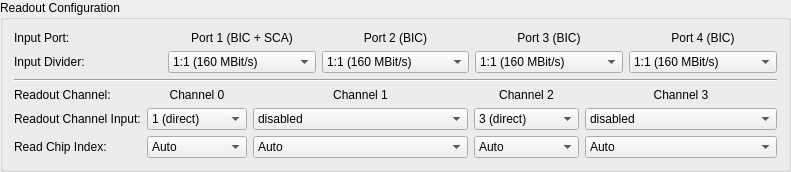
      <widget class="QGroupBox" name="groupBox">
       <property name="title">
        <string>Readout Configuration</string>
       </property>
       <layout class="QVBoxLayout" name="verticalLayout_6">
        <item>
         <layout class="QGridLayout" name="gridLayout">
          <item row="1" column="1">
           <widget class="QComboBox" name="inp0div">
            <property name="toolTip">
             <string>&lt;html&gt;&lt;head/&gt;&lt;body&gt;&lt;p align=&quot;center&quot;&gt;&lt;span style=&quot; font-size:12pt;&quot;&gt;Input Divider Settings&lt;/span&gt;&lt;/p&gt;&lt;p&gt;The input divider of each port should be set to the data rate you expect from the FE connected to that port. In general, this should be set to 1:1, enabling 160 MBit/s transmission. If your chips are transmitting at different data rates, for example for multiplexing applications, configure the input divider to use that value.&lt;/p&gt;&lt;p&gt;For example, if you receive the data of four chips, each transmitting at 40 Mbit/s, multiplexed and sent to port 1 only, set the input divider to 1:4 (40 MBit/s).&lt;/p&gt;&lt;/body&gt;&lt;/html&gt;</string>
            </property>
            <item>
             <property name="text">
              <string>1:1 (160 MBit/s)</string>
             </property>
            </item>
            <item>
             <property name="text">
              <string>1:2 (80 MBit/s)</string>
             </property>
            </item>
            <item>
             <property name="text">
              <string>1:4 (40 MBit/s)</string>
             </property>
            </item>
           </widget>
          </item>
          <item row="1" column="2">
           <widget class="QComboBox" name="inp1div">
            <property name="toolTip">
             <string>&lt;html&gt;&lt;head/&gt;&lt;body&gt;&lt;p align=&quot;center&quot;&gt;&lt;span style=&quot; font-size:12pt;&quot;&gt;Input Divider Settings&lt;/span&gt;&lt;/p&gt;&lt;p&gt;The input divider of each port should be set to the data rate you expect from the FE connected to that port. In general, this should be set to 1:1, enabling 160 MBit/s transmission. If your chips are transmitting at different data rates, for example for multiplexing applications, configure the input divider to use that value.&lt;/p&gt;&lt;p&gt;For example, if you receive the data of four chips, each transmitting at 40 Mbit/s, multiplexed and sent to port 1 only, set the input divider to 1:4 (40 MBit/s).&lt;/p&gt;&lt;/body&gt;&lt;/html&gt;</string>
            </property>
            <item>
             <property name="text">
              <string>1:1 (160 MBit/s)</string>
             </property>
            </item>
            <item>
             <property name="text">
              <string>1:2 (80 MBit/s)</string>
             </property>
            </item>
            <item>
             <property name="text">
              <string>1:4 (40 MBit/s)</string>
             </property>
            </item>
           </widget>
          </item>
          <item row="1" column="3">
           <widget class="QComboBox" name="inp2div">
            <property name="toolTip">
             <string>&lt;html&gt;&lt;head/&gt;&lt;body&gt;&lt;p align=&quot;center&quot;&gt;&lt;span style=&quot; font-size:12pt;&quot;&gt;Input Divider Settings&lt;/span&gt;&lt;/p&gt;&lt;p&gt;The input divider of each port should be set to the data rate you expect from the FE connected to that port. In general, this should be set to 1:1, enabling 160 MBit/s transmission. If your chips are transmitting at different data rates, for example for multiplexing applications, configure the input divider to use that value.&lt;/p&gt;&lt;p&gt;For example, if you receive the data of four chips, each transmitting at 40 Mbit/s, multiplexed and sent to port 1 only, set the input divider to 1:4 (40 MBit/s).&lt;/p&gt;&lt;/body&gt;&lt;/html&gt;</string>
            </property>
            <item>
             <property name="text">
              <string>1:1 (160 MBit/s)</string>
             </property>
            </item>
            <item>
             <property name="text">
              <string>1:2 (80 MBit/s)</string>
             </property>
            </item>
            <item>
             <property name="text">
              <string>1:4 (40 MBit/s)</string>
             </property>
            </item>
           </widget>
          </item>
          <item row="1" column="4">
           <widget class="QComboBox" name="inp3div">
            <property name="toolTip">
             <string>&lt;html&gt;&lt;head/&gt;&lt;body&gt;&lt;p align=&quot;center&quot;&gt;&lt;span style=&quot; font-size:12pt;&quot;&gt;Input Divider Settings&lt;/span&gt;&lt;/p&gt;&lt;p&gt;The input divider of each port should be set to the data rate you expect from the FE connected to that port. In general, this should be set to 1:1, enabling 160 MBit/s transmission. If your chips are transmitting at different data rates, for example for multiplexing applications, configure the input divider to use that value.&lt;/p&gt;&lt;p&gt;For example, if you receive the data of four chips, each transmitting at 40 Mbit/s, multiplexed and sent to port 1 only, set the input divider to 1:4 (40 MBit/s).&lt;/p&gt;&lt;/body&gt;&lt;/html&gt;</string>
            </property>
            <item>
             <property name="text">
              <string>1:1 (160 MBit/s)</string>
             </property>
            </item>
            <item>
             <property name="text">
              <string>1:2 (80 MBit/s)</string>
             </property>
            </item>
            <item>
             <property name="text">
              <string>1:4 (40 MBit/s)</string>
             </property>
            </item>
           </widget>
          </item>
          <item row="0" column="1">
           <widget class="QLabel" name="label_ch1">
            <property name="text">
             <string>Port 1 (BIC + SCA)</string>
            </property>
            <property name="alignment">
             <set>Qt::AlignCenter</set>
            </property>
           </widget>
          </item>
          <item row="0" column="2">
           <widget class="QLabel" name="label_ch2">
            <property name="text">
             <string>Port 2 (BIC)</string>
            </property>
            <property name="alignment">
             <set>Qt::AlignCenter</set>
            </property>
           </widget>
          </item>
          <item row="0" column="3">
           <widget class="QLabel" name="label_ch3">
            <property name="text">
             <string>Port 3 (BIC)</string>
            </property>
            <property name="alignment">
             <set>Qt::AlignCenter</set>
            </property>
           </widget>
          </item>
          <item row="0" column="4">
           <widget class="QLabel" name="label_ch4">
            <property name="text">
             <string>Port 4 (BIC)</string>
            </property>
            <property name="alignment">
             <set>Qt::AlignCenter</set>
            </property>
           </widget>
          </item>
          <item row="0" column="0">
           <widget class="QLabel" name="label_15">
            <property name="text">
             <string>Input Port:</string>
            </property>
           </widget>
          </item>
          <item row="1" column="0">
           <widget class="QLabel" name="label_19">
            <property name="text">
             <string>Input Divider:</string>
            </property>
           </widget>
          </item>
         </layout>
        </item>
        <item>
         <widget class="Line" name="line">
          <property name="orientation">
           <enum>Qt::Horizontal</enum>
          </property>
         </widget>
        </item>
        <item>
         <layout class="QGridLayout" name="gridLayout_2">
          <item row="1" column="1">
           <widget class="QComboBox" name="roch0inp">
            <property name="toolTip">
             <string>&lt;html&gt;&lt;head/&gt;&lt;body&gt;&lt;p align=&quot;center&quot;&gt;&lt;span style=&quot; font-size:12pt;&quot;&gt;Readout Channel Input&lt;/span&gt;&lt;/p&gt;&lt;p&gt;The readout channel input selector is used to enable or disable channels and to configure demultiplexing. For normal operation, all channels should be set to '&amp;lt;channel number&amp;gt; (direct)'. If channels are not in used, they can be explicitly disabled, which disables some features of this channels, which may otherwise result in error reports, as data is expected on these channels, but none was received.&lt;/p&gt;&lt;/body&gt;&lt;/html&gt;</string>
            </property>
            <property name="currentIndex">
             <number>1</number>
            </property>
            <item>
             <property name="text">
              <string>disabled</string>
             </property>
            </item>
            <item>
             <property name="text">
              <string>1 (direct)</string>
             </property>
            </item>
           </widget>
          </item>
          <item row="1" column="2">
           <widget class="QComboBox" name="roch1inp">
            <property name="toolTip">
             <string>&lt;html&gt;&lt;head/&gt;&lt;body&gt;&lt;p align=&quot;center&quot;&gt;&lt;span style=&quot; font-size:12pt;&quot;&gt;Readout Channel Input&lt;/span&gt;&lt;/p&gt;&lt;p&gt;The readout channel input selector is used to enable or disable channels and to configure demultiplexing. For normal operation, all channels should be set to '&amp;lt;channel number&amp;gt; (direct)'. If channels are not in used, they can be explicitly disabled, which disables some features of this channels, which may otherwise result in error reports, as data is expected on these channels, but none was received.&lt;/p&gt;&lt;/body&gt;&lt;/html&gt;</string>
            </property>
            <property name="currentIndex">
             <number>0</number>
            </property>
            <item>
             <property name="text">
              <string>disabled</string>
             </property>
            </item>
            <item>
             <property name="text">
              <string>2 (direct)</string>
             </property>
            </item>
            <item>
             <property name="text">
              <string>1 (1:2, 1:4 demux @ 160 Mbit/s in)</string>
             </property>
            </item>
            <item>
             <property name="text">
              <string>1 (1:2 demux @ 80 Mbit/s in)</string>
             </property>
            </item>
           </widget>
          </item>
          <item row="1" column="3">
           <widget class="QComboBox" name="roch2inp">
            <property name="toolTip">
             <string>&lt;html&gt;&lt;head/&gt;&lt;body&gt;&lt;p align=&quot;center&quot;&gt;&lt;span style=&quot; font-size:12pt;&quot;&gt;Readout Channel Input&lt;/span&gt;&lt;/p&gt;&lt;p&gt;The readout channel input selector is used to enable or disable channels and to configure demultiplexing. For normal operation, all channels should be set to '&amp;lt;channel number&amp;gt; (direct)'. If channels are not in used, they can be explicitly disabled, which disables some features of this channels, which may otherwise result in error reports, as data is expected on these channels, but none was received.&lt;/p&gt;&lt;/body&gt;&lt;/html&gt;</string>
            </property>
            <property name="currentIndex">
             <number>1</number>
            </property>
            <item>
             <property name="text">
              <string>disabled</string>
             </property>
            </item>
            <item>
             <property name="text">
              <string>3 (direct)</string>
             </property>
            </item>
            <item>
             <property name="text">
              <string>1 (1:4 demux)</string>
             </property>
            </item>
           </widget>
          </item>
          <item row="1" column="4">
           <widget class="QComboBox" name="roch3inp">
            <property name="toolTip">
             <string>&lt;html&gt;&lt;head/&gt;&lt;body&gt;&lt;p align=&quot;center&quot;&gt;&lt;span style=&quot; font-size:12pt;&quot;&gt;Readout Channel Input&lt;/span&gt;&lt;/p&gt;&lt;p&gt;The readout channel input selector is used to enable or disable channels and to configure demultiplexing. For normal operation, all channels should be set to '&amp;lt;channel number&amp;gt; (direct)'. If channels are not in used, they can be explicitly disabled, which disables some features of this channels, which may otherwise result in error reports, as data is expected on these channels, but none was received.&lt;/p&gt;&lt;/body&gt;&lt;/html&gt;</string>
            </property>
            <property name="currentIndex">
             <number>0</number>
            </property>
            <item>
             <property name="text">
              <string>disabled</string>
             </property>
            </item>
            <item>
             <property name="text">
              <string>4 (direct)</string>
             </property>
            </item>
            <item>
             <property name="text">
              <string>3 (1:2 demux @ 160 Mbit/s in)</string>
             </property>
            </item>
            <item>
             <property name="text">
              <string>1 (1:4 demux)</string>
             </property>
            </item>
            <item>
             <property name="text">
              <string>3 (1:2 demux @ 80 Mbit/s in)</string>
             </property>
            </item>
           </widget>
          </item>
          <item row="2" column="1">
           <widget class="QComboBox" name="roch0assoc">
            <property name="toolTip">
             <string>&lt;html&gt;&lt;head/&gt;&lt;body&gt;&lt;p align=&quot;center&quot;&gt;&lt;span style=&quot; font-size:12pt;&quot;&gt;Read Chip Index Setting&lt;/span&gt;&lt;/p&gt;&lt;p&gt;This setting contains the information, which FE is connected to which BIC Port / Demux timeslot. Setting read chip index to 'Auto' makes USBpix automatically detect the correct association between the ports of the BIC or the time slot when using multiplexing and the readout channel, when using the PixScan panel. This way, during normal operation, it is not necessary to connect each FE in order to the correct BIC port. If it is set to 'Auto -&amp;gt; Save' the chip indices that were detected are statically configured after the first autodetection run.&lt;/p&gt;&lt;p&gt;When using the single-chip adapter card, this setting is disabled as only channel 1 is in use.&lt;/p&gt;&lt;p&gt;When using the burn-in adapter card, this defaults to Auto on all channels. If you wish to get the same behaviour as in previous versions, simply configure the chip indices in ascending order from left to right.&lt;/p&gt;&lt;p&gt;When using demultiplexing, setting this to 'Auto' as opposed to any other mode is highly recommended. Otherwise, tunings may fail if for some reasons the time slot association changes.&lt;/p&gt;&lt;/body&gt;&lt;/html&gt;</string>
            </property>
            <item>
             <property name="text">
              <string>Auto</string>
             </property>
            </item>
            <item>
             <property name="text">
              <string>Auto -&gt; Save</string>
             </property>
            </item>
            <item>
             <property name="text">
              <string>FE 0</string>
             </property>
            </item>
            <item>
             <property name="text">
              <string>FE 1</string>
             </property>
            </item>
            <item>
             <property name="text">
              <string>FE 2</string>
             </property>
            </item>
            <item>
             <property name="text">
              <string>FE 3</string>
             </property>
            </item>
           </widget>
          </item>
          <item row="2" column="2">
           <widget class="QComboBox" name="roch1assoc">
            <property name="toolTip">
             <string>&lt;html&gt;&lt;head/&gt;&lt;body&gt;&lt;p align=&quot;center&quot;&gt;&lt;span style=&quot; font-size:12pt;&quot;&gt;Read Chip Index Setting&lt;/span&gt;&lt;/p&gt;&lt;p&gt;This setting contains the information, which FE is connected to which BIC Port / Demux timeslot. Setting read chip index to 'Auto' makes USBpix automatically detect the correct association between the ports of the BIC or the time slot when using multiplexing and the readout channel, when using the PixScan panel. This way, during normal operation, it is not necessary to connect each FE in order to the correct BIC port. If it is set to 'Auto -&amp;gt; Save' the chip indices that were detected are statically configured after the first autodetection run.&lt;/p&gt;&lt;p&gt;When using the single-chip adapter card, this setting is disabled as only channel 1 is in use.&lt;/p&gt;&lt;p&gt;When using the burn-in adapter card, this defaults to Auto on all channels. If you wish to get the same behaviour as in previous versions, simply configure the chip indices in ascending order from left to right.&lt;/p&gt;&lt;p&gt;When using demultiplexing, setting this to 'Auto' as opposed to any other mode is highly recommended. Otherwise, tunings may fail if for some reasons the time slot association changes.&lt;/p&gt;&lt;/body&gt;&lt;/html&gt;</string>
            </property>
            <property name="currentIndex">
             <number>0</number>
            </property>
            <item>
             <property name="text">
              <string>Auto</string>
             </property>
            </item>
            <item>
             <property name="text">
              <string>Auto -&gt; Save</string>
             </property>
            </item>
            <item>
             <property name="text">
              <string>FE 0</string>
             </property>
            </item>
            <item>
             <property name="text">
              <string>FE 1</string>
             </property>
            </item>
            <item>
             <property name="text">
              <string>FE 2</string>
             </property>
            </item>
            <item>
             <property name="text">
              <string>FE 3</string>
             </property>
            </item>
           </widget>
          </item>
          <item row="2" column="0">
           <widget class="QLabel" name="label_13">
            <property name="text">
             <string>Read Chip Index:</string>
            </property>
           </widget>
          </item>
          <item row="1" column="0">
           <widget class="QLabel" name="label_14">
            <property name="text">
             <string>Readout Channel Input:</string>
            </property>
           </widget>
          </item>
          <item row="2" column="3">
           <widget class="QComboBox" name="roch2assoc">
            <property name="toolTip">
             <string>&lt;html&gt;&lt;head/&gt;&lt;body&gt;&lt;p align=&quot;center&quot;&gt;&lt;span style=&quot; font-size:12pt;&quot;&gt;Read Chip Index Setting&lt;/span&gt;&lt;/p&gt;&lt;p&gt;This setting contains the information, which FE is connected to which BIC Port / Demux timeslot. Setting read chip index to 'Auto' makes USBpix automatically detect the correct association between the ports of the BIC or the time slot when using multiplexing and the readout channel, when using the PixScan panel. This way, during normal operation, it is not necessary to connect each FE in order to the correct BIC port. If it is set to 'Auto -&amp;gt; Save' the chip indices that were detected are statically configured after the first autodetection run.&lt;/p&gt;&lt;p&gt;When using the single-chip adapter card, this setting is disabled as only channel 1 is in use.&lt;/p&gt;&lt;p&gt;When using the burn-in adapter card, this defaults to Auto on all channels. If you wish to get the same behaviour as in previous versions, simply configure the chip indices in ascending order from left to right.&lt;/p&gt;&lt;p&gt;When using demultiplexing, setting this to 'Auto' as opposed to any other mode is highly recommended. Otherwise, tunings may fail if for some reasons the time slot association changes.&lt;/p&gt;&lt;/body&gt;&lt;/html&gt;</string>
            </property>
            <property name="currentIndex">
             <number>0</number>
            </property>
            <item>
             <property name="text">
              <string>Auto</string>
             </property>
            </item>
            <item>
             <property name="text">
              <string>Auto -&gt; Save</string>
             </property>
            </item>
            <item>
             <property name="text">
              <string>FE 0</string>
             </property>
            </item>
            <item>
             <property name="text">
              <string>FE 1</string>
             </property>
            </item>
            <item>
             <property name="text">
              <string>FE 2</string>
             </property>
            </item>
            <item>
             <property name="text">
              <string>FE 3</string>
             </property>
            </item>
           </widget>
          </item>
          <item row="2" column="4">
           <widget class="QComboBox" name="roch3assoc">
            <property name="toolTip">
             <string>&lt;html&gt;&lt;head/&gt;&lt;body&gt;&lt;p align=&quot;center&quot;&gt;&lt;span style=&quot; font-size:12pt;&quot;&gt;Read Chip Index Setting&lt;/span&gt;&lt;/p&gt;&lt;p&gt;This setting contains the information, which FE is connected to which BIC Port / Demux timeslot. Setting read chip index to 'Auto' makes USBpix automatically detect the correct association between the ports of the BIC or the time slot when using multiplexing and the readout channel, when using the PixScan panel. This way, during normal operation, it is not necessary to connect each FE in order to the correct BIC port. If it is set to 'Auto -&amp;gt; Save' the chip indices that were detected are statically configured after the first autodetection run.&lt;/p&gt;&lt;p&gt;When using the single-chip adapter card, this setting is disabled as only channel 1 is in use.&lt;/p&gt;&lt;p&gt;When using the burn-in adapter card, this defaults to Auto on all channels. If you wish to get the same behaviour as in previous versions, simply configure the chip indices in ascending order from left to right.&lt;/p&gt;&lt;p&gt;When using demultiplexing, setting this to 'Auto' as opposed to any other mode is highly recommended. Otherwise, tunings may fail if for some reasons the time slot association changes.&lt;/p&gt;&lt;/body&gt;&lt;/html&gt;</string>
            </property>
            <property name="currentIndex">
             <number>0</number>
            </property>
            <item>
             <property name="text">
              <string>Auto</string>
             </property>
            </item>
            <item>
             <property name="text">
              <string>Auto -&gt; Save</string>
             </property>
            </item>
            <item>
             <property name="text">
              <string>FE 0</string>
             </property>
            </item>
            <item>
             <property name="text">
              <string>FE 1</string>
             </property>
            </item>
            <item>
             <property name="text">
              <string>FE 2</string>
             </property>
            </item>
            <item>
             <property name="text">
              <string>FE 3</string>
             </property>
            </item>
           </widget>
          </item>
          <item row="0" column="0">
           <widget class="QLabel" name="label_16">
            <property name="text">
             <string>Readout Channel:</string>
            </property>
           </widget>
          </item>
          <item row="0" column="3">
           <widget class="QLabel" name="label_20">
            <property name="text">
             <string>Channel 2</string>
            </property>
            <property name="alignment">
             <set>Qt::AlignCenter</set>
            </property>
           </widget>
          </item>
          <item row="0" column="1">
           <widget class="QLabel" name="label_17">
            <property name="text">
             <string>Channel 0</string>
            </property>
            <property name="alignment">
             <set>Qt::AlignCenter</set>
            </property>
           </widget>
          </item>
          <item row="0" column="2">
           <widget class="QLabel" name="label_18">
            <property name="text">
             <string>Channel 1</string>
            </property>
            <property name="alignment">
             <set>Qt::AlignCenter</set>
            </property>
           </widget>
          </item>
          <item row="0" column="4">
           <widget class="QLabel" name="label_21">
            <property name="text">
             <string>Channel 3</string>
            </property>
            <property name="alignment">
             <set>Qt::AlignCenter</set>
            </property>
           </widget>
          </item>
         </layout>
        </item>
       </layout>
      </widget>
